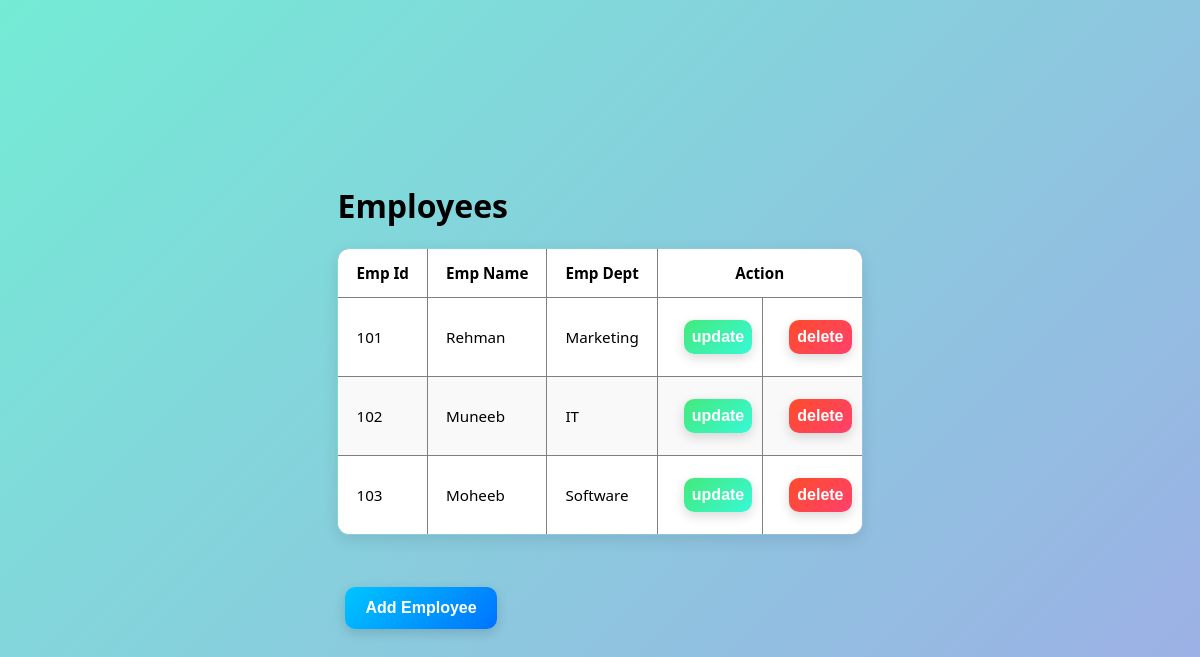
Before: / with the older database file.
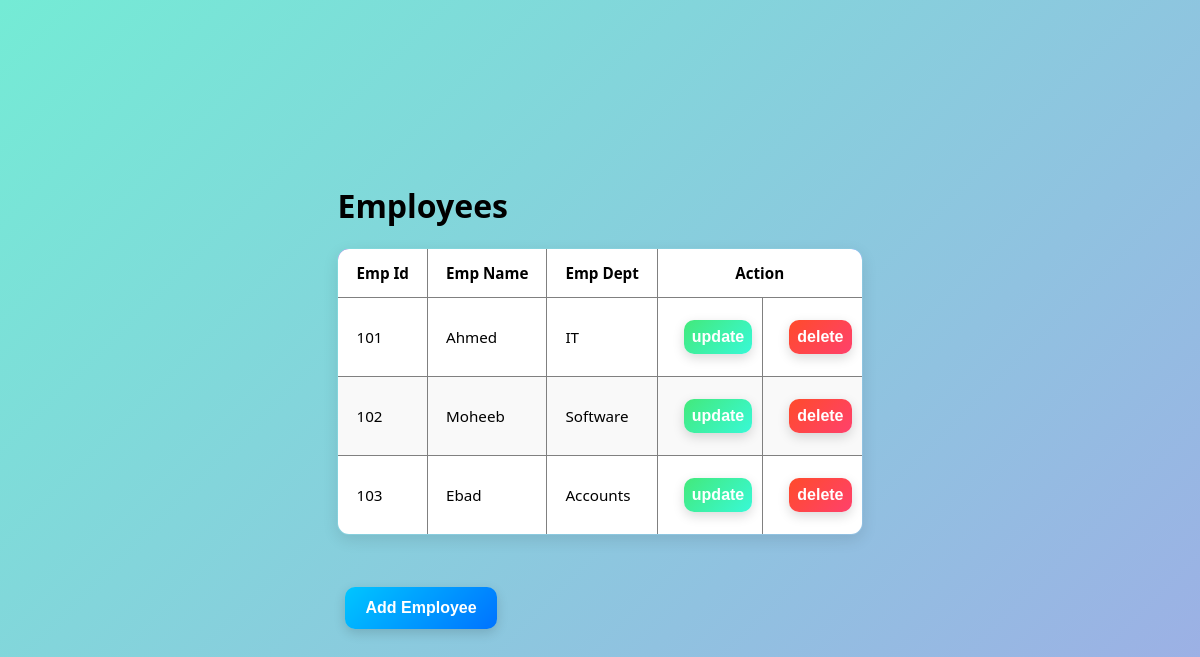
After: the same page with the newer database file.
### employee/models.py (models this page shows)
class Employee(models.Model):
    emp_id = models.IntegerField(max_length= 4)
    emp_name = models.CharField(max_length=50)
    emp_dept = models.CharField(max_length=50)

### employee/views.py (the view)
# urls.py: 2. Add a URL to urlpatterns:  path('', views.home, name='home')
def home(request):
    employees = Employee.objects.all()
    return render(request,"home.html",{'employees': employees})

### employee/templates/home.html (shortened to what this page needs)
<!DOCTYPE html>
<html lang="en">
<head>
</head>
{% load static %}
<link rel="stylesheet" href="{% static 'style.css' %}">
<body>
    <div class="container">
        <h1>Employees</h1>
        <table id="customers" border="1">
            <thead>
                <th>Emp Id</th>
                <th>Emp Name</th>
                <th>Emp Dept</th>
                <th colspan="2" id="mid">Action</th>
            </thead>
            {% for x in employees %}
            <tr>
                <td>{{x.emp_id}}</td>
                <td>{{x.emp_name}}</td>
                <td>{{x.emp_dept}}</td>
                <td>
                    <a href="update/{{x.id}}"><button id="up">update</button></a>
                </td>
                <td>
                    <a href="delete/{{x.id}}"><button id="del">delete</button></a>
                </td>
            </tr>
            {% endfor %}
        </table>
        <br><br>
        <a href="{% url 'create' %}"><button id="new3">Add Employee</button></a>
    </div>
</body>
</html>

### employee/static/style.css (style rules this page uses)
body { font-family: 'Segoe UI', sans-serif; background: linear-gradient(135deg, #74ebd5, #9face6); display: flex; justify-content: center; align-items: center; height: 100vh; margin: 0; }
#customers { font-family: 'Segoe UI', sans-serif; border-collapse: collapse; width: 100%; margin-top: 20px; border-radius: 12px; overflow: hidden; box-shadow: 0 5px 15px rgba(0,0,0,0.1); }
#customers thead { background: linear-gradient(135deg, #6a11cb, #2575fc); color: Black; text-align: center; }
#customers th, #customers td { padding: 14px 18px; font-size: 0.95rem; }
#customers tr:nth-child(even) { background-color: #f9f9f9; }
#customers tr:nth-child(odd) { background-color: #fff; }
#customers td button { width: 100%; padding: 8px 0; }
button { padding: 12px 20px; margin: 8px; border: none; border-radius: 10px; font-size: 1rem; font-weight: 600; cursor: pointer; color: white; transition: all 0.3s ease-in-out; box-shadow: 0 4px 12px rgba(0,0,0,0.15); }
#new3 { background: linear-gradient(135deg, #00c6ff, #0072ff); }
#del { background: linear-gradient(135deg, #ff4b2b, #ff416c); }
#up, #new1 { background: linear-gradient(135deg, #43e97b, #38f9d7); }

Changed rows visible on the page:
removed Employee: emp_id "102", emp_name "Muneeb", emp_dept "IT"
changed Employee: emp_name "Rehman" → "Ahmed"; emp_dept "Marketing" → "IT"
changed Employee "Moheeb": emp_id "103" → "102"
added Employee: emp_id "103", emp_name "Ebad", emp_dept "Accounts"
